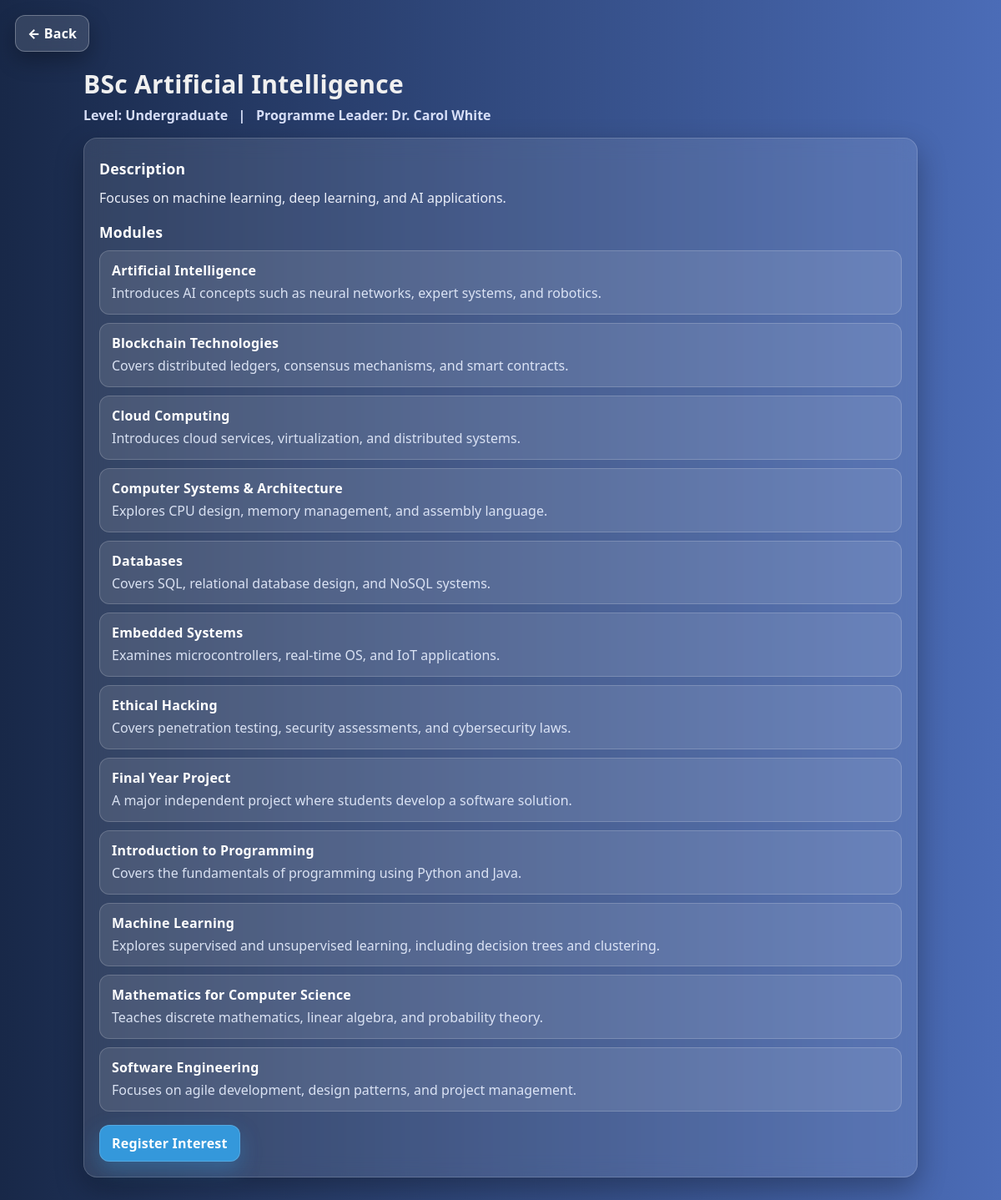
The app's page /Finalassignment/frontpage/view_details.php?id=3 with its own data.
### tables this page shows
CREATE TABLE Programmes (
    ProgrammeID INTEGER PRIMARY KEY AUTO_INCREMENT,
    ProgrammeName TEXT NOT NULL,
    LevelID INTEGER,
    ProgrammeLeaderID INTEGER,
    Description TEXT,
    Image TEXT,
    FOREIGN KEY (LevelID) REFERENCES Levels(LevelID),
    FOREIGN KEY (ProgrammeLeaderID) REFERENCES Staff(StaffID)
);

CREATE TABLE Levels (
    LevelID INTEGER PRIMARY KEY,
    LevelName TEXT NOT NULL
);

CREATE TABLE Staff (
    StaffID INTEGER PRIMARY KEY,
    Name TEXT NOT NULL
);

CREATE TABLE Modules (
    ModuleID INTEGER PRIMARY KEY,
    ModuleName TEXT NOT NULL,
    ModuleLeaderID INTEGER,
    Description TEXT,
    Image TEXT,
    FOREIGN KEY (ModuleLeaderID) REFERENCES Staff(StaffID)
);

### Finalassignment/frontpage/view_details.php (the view, shortened to what this page needs)
<?php
$host = "localhost";
$user = "root";
$pass = "";
$db   = "student_course_hub";
try {
    $pdo = new PDO("mysql:host=$host;dbname=$db", $user, $pass);
    $pdo->setAttribute(PDO::ATTR_ERRMODE, PDO::ERRMODE_EXCEPTION);
} catch (PDOException $e) {
    die("Database connection failed: " . htmlspecialchars($e->getMessage()));
}
$progId = $_GET['id'] ?? $_GET['programmeID'] ?? null;
$progId = (int)$progId;
$progStmt = $pdo->prepare("
    SELECT
        p.ProgrammeID, p.ProgrammeName, p.Description,
        l.LevelName,
        s.Name AS LeaderName
    FROM Programmes p
    LEFT JOIN Levels l ON p.LevelID = l.LevelID
    LEFT JOIN Staff  s ON p.ProgrammeLeaderID = s.StaffID
    WHERE p.ProgrammeID = ?
    LIMIT 1
");
$progStmt->execute([$progId]);
$programme = $progStmt->fetch(PDO::FETCH_ASSOC);
$modStmt = $pdo->prepare("
    SELECT m.ModuleID, m.ModuleName, m.Description
    FROM ProgrammeModules pm
    JOIN Modules m ON pm.ModuleID = m.ModuleID
    WHERE pm.ProgrammeID = ?
    ORDER BY m.ModuleName
");
$modStmt->execute([$progId]);
$modules = $modStmt->fetchAll(PDO::FETCH_ASSOC);
?>
<!DOCTYPE html>
<html lang="en">
<head>
  <link rel="stylesheet" href="view_details.css">
</head>
<body>
 <a href="index.php" class="back-btn" aria-label="Back to Programmes">← Back</a>
<div class="wrap">
  <h1 class="title"><?= htmlspecialchars($programme['ProgrammeName']) ?></h1>
  <div class="meta">
    <strong>Level:</strong> <?= htmlspecialchars($programme['LevelName'] ?? '—') ?>
    &nbsp; | &nbsp;
    <strong>Programme Leader:</strong> <?= htmlspecialchars($programme['LeaderName'] ?? '—') ?>
  </div>
  <div class="card">
    <h3 class="section-title">Description</h3>
    <p class="desc"><?= nl2br(htmlspecialchars($programme['Description'] ?? 'No description provided.')) ?></p>
    <h3 class="section-title" style="margin-top:16px;">Modules</h3>
    <?php if (!empty($modules)): ?>
      <ul class="module-list">
        <?php foreach ($modules as $m): ?>
          <li class="module-item">
            <div class="module-name"><?= htmlspecialchars($m['ModuleName']) ?></div>
            <?php if (!empty($m['Description'])): ?>
              <div class="module-desc"><?= htmlspecialchars($m['Description']) ?></div>
            <?php endif; ?>
          </li>
        <?php endforeach; ?>
      </ul>
    <?php else: ?>
      <p class="muted">No modules are currently listed for this programme.</p>
    <?php endif; ?>
    <div class="actions">
      <a class="btn btn-primary" href="register_interest.php?programmeID=<?= (int)$programme['ProgrammeID'] ?>">Register Interest</a>
    </div>
  </div>
</div>
</body>
</html>

### Finalassignment/frontpage/view_details.css (style rules this page uses)
* { margin: 0; padding: 0; box-sizing: border-box; }
:root { --bg1:#182848; --bg2:#4b6cb7; --text:#f0f0f0; --card:#ffffff; --muted:#556; --muted2:#6c7a99; --primary:#3498db; --primary-600:#21618c; --outline:#d9ecff; --shadow:rgba(0,0,0,.28); --glass: rgba(255,255,255,.10); }
body { min-height:100vh; background: linear-gradient(to right, var(--bg1), var(--bg2)); color: var(--text); display:flex; align-items:flex-start; justify-content:center; padding: 80px 20px 40px; font-family:"Poppins",system-ui,-apple-system,Segoe UI,Roboto,Arial,sans-serif; }
.wrap { width:min(1000px, 92vw); }
.back-btn { position: fixed; top: 18px; left: 18px; z-index: 1000; display:inline-flex; align-items:center; gap:8px; padding:10px 14px; border-radius: 12px; color:#fff; text-decoration:none; font-weight:800; letter-spacing:.2px; background: rgba(255,255,255,.12); border:1px solid rgba(255,255,255,.28); backdrop-filter: blur(10px); box-shadow: 0 10px 26px var(--shadow); transition: transform .15s ease, box-shadow .2s ease, background .2s ease, border-color .2s ease; }
.title { font-size: clamp(1.6rem, 2.5vw, 2.2rem); font-weight: 800; letter-spacing: .3px; margin-bottom: 6px; }
.meta { color: #e0e7ff; opacity: .95; font-weight: 600; margin-bottom: 16px; }
.card { background: var(--glass); border: 1px solid rgba(255,255,255,.16); border-radius: 16px; padding: 18px; box-shadow: 0 14px 34px rgba(0,0,0,.30); backdrop-filter: blur(12px); }
.section-title { color:#fff; font-size: 1.1rem; margin-top: 6px; margin-bottom: 10px; font-weight: 800; letter-spacing: .2px; }
.desc { color: #f3f6ff; line-height: 1.65; font-weight: 500; opacity: .95; }
.module-list { list-style:none; margin-top: 8px; display:grid; gap: 10px; }
.module-item { background: rgba(255,255,255,.10); border:1px solid rgba(255,255,255,.18); border-radius: 12px; padding: 12px 14px; }
.module-name { color:#fff; font-weight:800; letter-spacing:.2px; margin-bottom:4px; }
.module-desc { color:#e9f0ff; opacity:.9; line-height:1.55; }
.actions { margin-top: 16px; display:flex; flex-wrap:wrap; gap:10px; }
.btn { display:inline-flex; align-items:center; justify-content:center; gap:8px; padding: 10px 14px; border-radius: 12px; text-decoration:none; font-weight: 900; letter-spacing: .2px; transition: .2s ease, transform .05s ease; }
.btn-primary { background: var(--primary); color:#fff; box-shadow: 0 10px 24px rgba(52,152,219,.35); border: 1px solid rgba(255,255,255,.16); }

### records on screen
programmes: ProgrammeName "BSc Artificial Intelligence", LevelID.LevelName "Undergraduate", ProgrammeLeaderID.Name "Dr. Carol White", Description "Focuses on machine learning, deep learning, and AI applications."
modules: ModuleName "Artificial Intelligence", Description "Introduces AI concepts such as neural networks, expert systems, and robotics."
modules: ModuleName "Blockchain Technologies", Description "Covers distributed ledgers, consensus mechanisms, and smart contracts."
modules: ModuleName "Cloud Computing", Description "Introduces cloud services, virtualization, and distributed systems."
modules: ModuleName "Computer Systems & Architecture", Description "Explores CPU design, memory management, and assembly language."
modules: ModuleName "Databases", Description "Covers SQL, relational database design, and NoSQL systems."
modules: ModuleName "Embedded Systems", Description "Examines microcontrollers, real-time OS, and IoT applications."
modules: ModuleName "Ethical Hacking", Description "Covers penetration testing, security assessments, and cybersecurity laws."
modules: ModuleName "Final Year Project", Description "A major independent project where students develop a software solution."
modules: ModuleName "Introduction to Programming", Description "Covers the fundamentals of programming using Python and Java."
modules: ModuleName "Machine Learning", Description "Explores supervised and unsupervised learning, including decision trees and clustering."
modules: ModuleName "Mathematics for Computer Science", Description "Teaches discrete mathematics, linear algebra, and probability theory."
modules: ModuleName "Software Engineering", Description "Focuses on agile development, design patterns, and project management."
